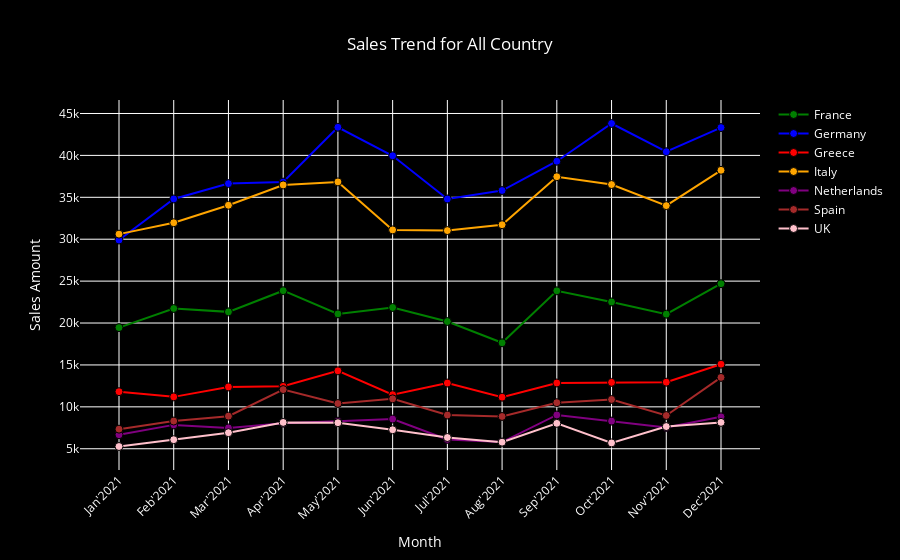

The notebook cell saved with this chart:
### Markdown cell above
**Sales Trend for each Country**

### Code cell
# Extract month and year from 'InvoiceDate' and convert to string for plotting
merged_df['YearMonth'] = merged_df['Date'].dt.strftime('%b\'%Y')  # Format like Jan'2011
 
# Group by 'Region' and 'YearMonth', summing 'Sales_amount'
Country_monthly_sales = merged_df.groupby(['GEOGRAPHY', 'YearMonth'])['Sales_Amount'].sum().reset_index()
 
# Get unique regions
Country = Country_monthly_sales['GEOGRAPHY'].unique()
 
# Extract only 'YearMonth' values to ensure proper ordering
year_months = Country_monthly_sales['YearMonth'].unique()
 
# Sort 'YearMonth' values chronologically (Dec'2010, Jan'2011, Feb'2011, etc.)
sorted_months = sorted(year_months, key=lambda x: pd.to_datetime(x, format='%b\'%Y'))
 
# Create a mapping dictionary to ensure proper order in Plotly
month_order = {month: idx for idx, month in enumerate(sorted_months)}
 
# Assign a numerical index to each 'YearMonth' based on the sorted order
Country_monthly_sales['MonthIndex'] = Country_monthly_sales['YearMonth'].map(month_order)
 
# Sort data by 'MonthIndex' to ensure it's plotted in ascending order
Country_monthly_sales = Country_monthly_sales.sort_values(by='MonthIndex')
 
# Plot using Plotly
fig = go.Figure()
 
# Colors for different regions
colors = ['green', 'blue', 'red', 'orange', 'purple', 'brown', 'pink']
 
for idx, Country in enumerate(Country):
    # Filter data for the current region
    data = Country_monthly_sales[Country_monthly_sales['GEOGRAPHY'] == Country]
   
    # Plot each region with a different color
    fig.add_trace(go.Scatter(x=data['YearMonth'], y=data['Sales_Amount'],
                             mode='lines+markers',
                             name=Country,
                             line=dict(color=colors[idx % len(colors)], width=2),  # Line color
                             marker=dict(color=colors[idx % len(colors)], size=8, line=dict(color='black', width=1)),  # Marker color with black borders
                             ))
 
# Customize layout
fig.update_layout(title='Sales Trend for All Country',
                  title_font_color='white',  # Title font color
                  title_x=0.5,  # Title center alignment
                  xaxis_title='Month',
                  yaxis_title='Sales Amount',
                  xaxis=dict(tickangle=-45, categoryorder='array', categoryarray=sorted_months),  # Ensure x-axis is in correct order
                  plot_bgcolor='black',  # Black background
                  paper_bgcolor='black',  # Black background
                  font=dict(color='white'),  # White text color
                  legend=dict(font=dict(color='white')),  # White legend text color
                  )
 
 
plt.tight_layout()
 
fig.show()

### Figure 1 — Plotly figure (JSON) as saved in the notebook; plotly's stock layout.template omitted (floating-point values rounded to 4 significant figures)
{"data": [{"line": {"color": "green", "width": 2}, "marker": {"color": "green", "line": {"color": "black", "width": 1}, "size": 8}, "mode": "lines+markers", "name": "France", "type": "scatter", "x": ["Jan'2021", "Feb'2021", "Mar'2021", "Apr'2021", "May'2021", "Jun'2021", "Jul'2021", "Aug'2021", "Sep'2021", "Oct'2021", "Nov'2021", "Dec'2021"], "y": [19450.0, 21730.0, 21330.0, 23860.0, 21090.0, 21860.0, 20180.0, 17640.0, 23840.0, 22520.0, 21060.0, 24690.0]}, {"line": {"color": "blue", "width": 2}, "marker": {"color": "blue", "line": {"color": "black", "width": 1}, "size": 8}, "mode": "lines+markers", "name": "Germany", "type": "scatter", "x": ["Jan'2021", "Feb'2021", "Mar'2021", "Apr'2021", "May'2021", "Jun'2021", "Jul'2021", "Aug'2021", "Sep'2021", "Oct'2021", "Nov'2021", "Dec'2021"], "y": [29900.0, 34800.0, 36630.0, 36820.0, 43360.0, 39960.0, 34800.0, 35810.0, 39310.0, 43810.0, 40440.0, 43320.0]}, {"line": {"color": "red", "width": 2}, "marker": {"color": "red", "line": {"color": "black", "width": 1}, "size": 8}, "mode": "lines+markers", "name": "Greece", "type": "scatter", "x": ["Jan'2021", "Feb'2021", "Mar'2021", "Apr'2021", "May'2021", "Jun'2021", "Jul'2021", "Aug'2021", "Sep'2021", "Oct'2021", "Nov'2021", "Dec'2021"], "y": [11810.0, 11190.0, 12370.0, 12450.0, 14300.0, 11450.0, 12840.0, 11150.0, 12850.0, 12920.0, 12940.0, 15090.0]}, {"line": {"color": "orange", "width": 2}, "marker": {"color": "orange", "line": {"color": "black", "width": 1}, "size": 8}, "mode": "lines+markers", "name": "Italy", "type": "scatter", "x": ["Jan'2021", "Feb'2021", "Mar'2021", "Apr'2021", "May'2021", "Jun'2021", "Jul'2021", "Aug'2021", "Sep'2021", "Oct'2021", "Nov'2021", "Dec'2021"], "y": [30610.0, 31960.0, 34050.0, 36480.0, 36840.0, 31110.0, 31030.0, 31730.0, 37450.0, 36520.0, 34010.0, 38220.0]}, {"line": {"color": "purple", "width": 2}, "marker": {"color": "purple", "line": {"color": "black", "width": 1}, "size": 8}, "mode": "lines+markers", "name": "Netherlands", "type": "scatter", "x": ["Jan'2021", "Feb'2021", "Mar'2021", "Apr'2021", "May'2021", "Jun'2021", "Jul'2021", "Aug'2021", "Sep'2021", "Oct'2021", "Nov'2021", "Dec'2021"], "y": [6671.0, 7847.0, 7485.0, 8050.0, 8289.0, 8543.0, 6108.0, 5793.0, 9031.0, 8297.0, 7545.0, 8807.0]}, {"line": {"color": "brown", "width": 2}, "marker": {"color": "brown", "line": {"color": "black", "width": 1}, "size": 8}, "mode": "lines+markers", "name": "Spain", "type": "scatter", "x": ["Jan'2021", "Feb'2021", "Mar'2021", "Apr'2021", "May'2021", "Jun'2021", "Jul'2021", "Aug'2021", "Sep'2021", "Oct'2021", "Nov'2021", "Dec'2021"], "y": [7339.0, 8307.0, 8889.0, 12060.0, 10400.0, 10960.0, 9023.0, 8851.0, 10500.0, 10880.0, 8965.0, 13510.0]}, {"line": {"color": "pink", "width": 2}, "marker": {"color": "pink", "line": {"color": "black", "width": 1}, "size": 8}, "mode": "lines+markers", "name": "UK", "type": "scatter", "x": ["Jan'2021", "Feb'2021", "Mar'2021", "Apr'2021", "May'2021", "Jun'2021", "Jul'2021", "Aug'2021", "Sep'2021", "Oct'2021", "Nov'2021", "Dec'2021"], "y": [5269.0, 6080.0, 6915.0, 8142.0, 8106.0, 7265.0, 6342.0, 5786.0, 8034.0, 5695.0, 7648.0, 8146.0]}], "layout": {"font": {"color": "white"}, "legend": {"font": {"color": "white"}}, "paper_bgcolor": "black", "plot_bgcolor": "black", "title": {"font": {"color": "white"}, "text": "Sales Trend for All Country", "x": 0.5}, "xaxis": {"categoryarray": ["Jan'2021", "Feb'2021", "Mar'2021", "Apr'2021", "May'2021", "Jun'2021", "Jul'2021", "Aug'2021", "Sep'2021", "Oct'2021", "Nov'2021", "Dec'2021"], "categoryorder": "array", "tickangle": -45, "title": {"text": "Month"}}, "yaxis": {"title": {"text": "Sales Amount"}}}}
